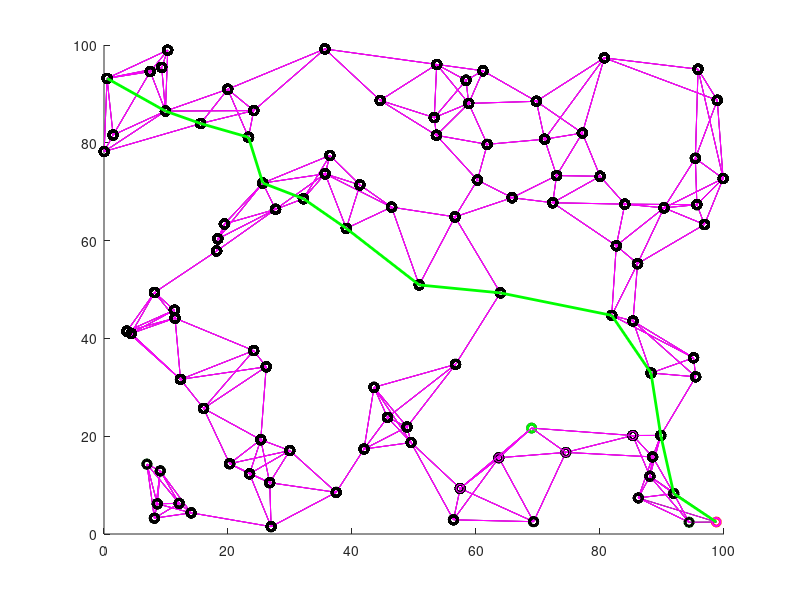

Recreate this plot in MATLAB.
%% Dijkstra's and A-star algorithm
clear; clc; 

useAstar = 0;

%% Generate a graph
n = 100; % Nodes
s = 100; % Space
% Random nodes
nodes = s*rand(n,2);
e = sparse(zeros(n,n));
D = sparse(zeros*ones(n,n));

% Add closest p edges
p = 5;
for i = 1:n
    for j = 1:n
        d(j) = norm(nodes(i,:)-nodes(j,:));
    end
    [d2,ind] = sort(d);
    for j=1:p
        if (i~=ind(j))
            e(i,ind(j)) = 1;
            e(ind(j),i) = 1;
            D(i,ind(j)) = d(ind(j));
            D(ind(j),i) = d(ind(j));
        end
    end
end

% Pick furthest apart start and end node
dmax = 0;
start = 0; finish = 0;
for i=1:n
    for j=i:n
        d = norm(nodes(i,:)-nodes(j,:));
        if (d>dmax)
            dmax = d;
            start =i;
            finish = j;
        end
    end
end

%% Plot graph
figure(1); clf; hold on;
plot(nodes(:,1),nodes(:,2),'ko');
for i = 1:n
    for j = i:n
        if (e(i,j)==1)
            plot([nodes(i,1) nodes(j,1)],[nodes(i,2) nodes(j,2)],'k');
        end
    end
end
plot(nodes(start,1),nodes(start,2),'bo','MarkerSize',6,'LineWidth',2);
plot(nodes(finish,1),nodes(finish,2),'ro','MarkerSize',6,'LineWidth',2);
F(1)=getframe(gcf);

%% Find shortest path

% Initialize open set (node, backtrack, lower bound cost, current cost)
O = [start 0 dmax 0];
% Initialize closed set (same as open set)
C = [];
done = 0;
t = 0;
while (~done)
    t = t+1
    % Find best node in open set
    [val, best] = min(O(:,3));
    bestnode = O(best,:);
    
    % Move best to closed set
    C = [C; bestnode];

    % Check end condition
    if (bestnode(1)==finish)
        done = 1;
        continue;
    end

    % Get all neighbours of best node
    neigh = find(e(bestnode(1),:)==1);
    
    % Process each neighbour
    for i=1:length(neigh)
        found = find(C(:,1)==neigh(i),1);
        if (length(found)==1)
            continue;
        end
        dtogo = norm(nodes(neigh(i),:)-nodes(finish,:));
        dcur = bestnode(4)+D(bestnode(1),neigh(i));
        found = find(O(:,1)==neigh(i),1);
        if (length(found)==0)
            if (useAstar)
                O = [O; neigh(i) bestnode(1) dtogo+dcur dcur]; 
            else
                O = [O; neigh(i) bestnode(1) dcur dcur]; 
            end
        else
            if (dcur < O(found,4))
                if (useAstar)
                    O(found,:) = [neigh(i) bestnode(1) dtogo+dcur dcur];
                else
                    O(found,:) = [neigh(i) bestnode(1) dcur dcur];
                end
            end
        end
    end
    O = O([1:best-1 best+1:end],:);

    % Plot active nodes for this step
    figure(1);hold on;
    plot(nodes(C(:,1),1),nodes(C(:,1),2), 'ko','MarkerSize',6,'LineWidth',2);
    plot(nodes(bestnode(1),1),nodes(bestnode(1),2), 'go','MarkerSize',6,'LineWidth',2);
    for i=1:length(neigh)
        plot(nodes(neigh(i),1),nodes(neigh(i),2), 'mo');
        plot([nodes(bestnode(1),1) nodes(neigh(i),1)],[nodes(bestnode(1),2) nodes(neigh(i),2)], 'm');
    end
    F(t+1)=getframe(gcf);
end

% Find and plot final path through back tracing
done = 0;
cur = finish
curC = find(C(:,1)==finish);
prev =  C(curC,2);
i=2;
p=1;
while (~done)
    if (prev == start)
        done = 1;
    end
    figure(1);hold on;
    plot([nodes(prev,1) nodes(cur,1)], [nodes(prev,2) nodes(cur,2)],'g','LineWidth',2)
    cur = prev;
    curC = find(C(:,1)==cur);
    prev = C(curC,2);
    F(t)=getframe(gcf);
    t=t+1;
end
    
